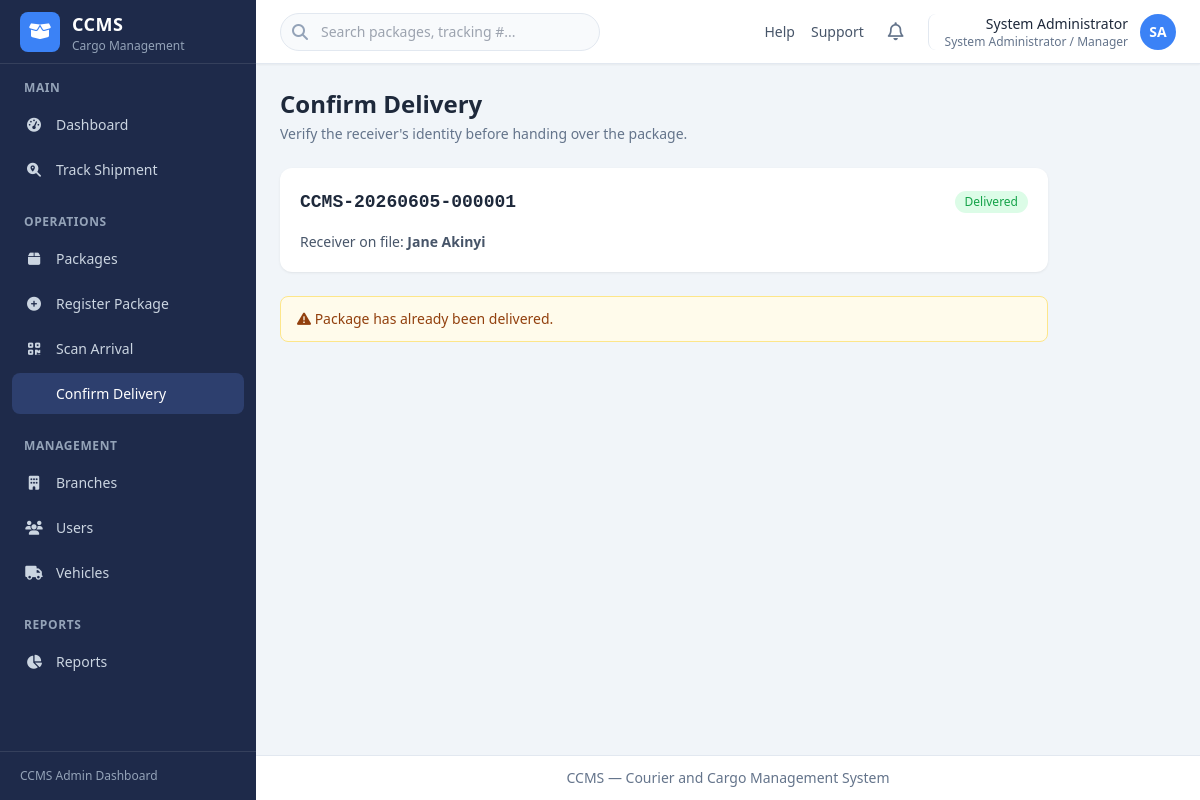
Page /operations/confirm-delivery/CCMS-20260605-000001/ (signed in) on the committed database.
### account/models.py (models this page shows, shortened)
class User(AbstractUser):
    full_name = models.CharField(max_length=255)
    phone_number = models.CharField(max_length=20, blank=True)
    role = models.CharField(
        max_length=20,
        choices=UserRole.choices,
        default=UserRole.BRANCH_OFFICER,
    )
    status = models.CharField(
        max_length=20,
        choices=UserStatus.choices,
        default=UserStatus.ACTIVE,
    )
    branch = models.ForeignKey(
        'ccms_app.Branch',
        on_delete=models.SET_NULL,
        null=True,
        blank=True,
        related_name='staff',
    )
    class Meta:
        ordering = ['full_name']
    @property
    def is_admin_manager(self):
        return self.role == UserRole.ADMIN_MANAGER
    @property
    def role_label(self):
        return self.get_role_display()
    def get_initials(self):
        parts = self.full_name.strip().split()
        if len(parts) >= 2:
            return (parts[0][0] + parts[-1][0]).upper()
        if parts:
            return parts[0][0].upper()
        return self.username[:1].upper()

### ccms_app/models.py (models this page shows, shortened)
class Package(models.Model):
    tracking_number = models.CharField(max_length=30, unique=True, editable=False)
    sender_full_name = models.CharField(max_length=255)
    sender_id_number = models.CharField(max_length=50)
    sender_phone = models.CharField(max_length=20)
    receiver_full_name = models.CharField(max_length=255)
    receiver_id_number = models.CharField(max_length=50)
    receiver_phone = models.CharField(max_length=20)
    package_type = models.CharField(max_length=20, choices=PackageType.choices)
    description = models.TextField(blank=True)
    quantity = models.PositiveIntegerField(default=1)
    weight = models.DecimalField(max_digits=10, decimal_places=2)
    origin_branch = models.ForeignKey(
        Branch,
        on_delete=models.PROTECT,
        related_name='outgoing_packages',
    )
    destination_branch = models.ForeignKey(
        Branch,
        on_delete=models.PROTECT,
        related_name='incoming_packages',
    )
    assigned_vehicle = models.ForeignKey(
        Vehicle,
        on_delete=models.SET_NULL,
        null=True,
        blank=True,
        related_name='shipments',
    )
    transport_fee = models.DecimalField(max_digits=12, decimal_places=2)
    status = models.CharField(
        max_length=30,
        choices=PackageStatus.choices,
        default=PackageStatus.REGISTERED,
    )
    registered_by = models.ForeignKey(
        settings.AUTH_USER_MODEL,
        on_delete=models.PROTECT,
        related_name='registered_packages',
    )
    registered_at = models.DateTimeField(auto_now_add=True)
    received_by = models.ForeignKey(
        settings.AUTH_USER_MODEL,
        on_delete=models.SET_NULL,
        null=True,
        blank=True,
        related_name='received_packages',
    )
    received_at_branch = models.ForeignKey(
        Branch,
        on_delete=models.SET_NULL,
        null=True,
        blank=True,
        related_name='received_packages',
    )
    arrived_at = models.DateTimeField(null=True, blank=True)
    delivered_by = models.ForeignKey(
        settings.AUTH_USER_MODEL,
        on_delete=models.SET_NULL,
        null=True,
        blank=True,
        related_name='delivered_packages',
    )
    delivered_at = models.DateTimeField(null=True, blank=True)
    delivery_receiver_id_number = models.CharField(max_length=50, blank=True)
    created_at = models.DateTimeField(auto_now_add=True)
    updated_at = models.DateTimeField(auto_now=True)
    class Meta:
        ordering = ['-registered_at']
    @property
    def status_label(self):
        return self.get_status_display()
    @property
    def status_css_class(self):
        mapping = {
            PackageStatus.REGISTERED: 'registered',
            PackageStatus.READY_FOR_DISPATCH: 'ready',
            PackageStatus.IN_TRANSIT: 'in-transit',
            PackageStatus.ARRIVED: 'arrived',
            PackageStatus.READY_FOR_PICKUP: 'ready',
            PackageStatus.DELIVERED: 'delivered',
            PackageStatus.CANCELLED: 'cancelled',
        }
        return mapping.get(self.status, 'registered')

### ccms_app/views_operations.py (the view, shortened to what this page needs)
# urls.py: path('operations/confirm-delivery/<str:tracking_number>/', views_operations.delivery_confirm, name='delivery_confirm'),
@login_required
def delivery_confirm(request, tracking_number):
    package = get_package_by_tracking(tracking_number)
    allowed, error = can_confirm_delivery(request.user, package)
    if not package:
        messages.error(request, 'No package found with that tracking number.')
        return redirect('ccms_app:confirm_delivery_lookup')
    form = DeliveryVerificationForm(request.POST or None)
    return render(request, 'ccms_app/operations/delivery_confirm.html', {
        'active_nav': 'confirm_delivery',
        'package': package,
        'form': form,
        'can_confirm': allowed,
        'error_message': error,
    })

### ccms_app/forms.py
class DeliveryVerificationForm(forms.Form):
    receiver_id_number = forms.CharField(
        max_length=50,
        label='Receiver ID / Passport',
        widget=forms.TextInput(attrs={'class': INPUT_CLASS}),
    )
    receiver_full_name = forms.CharField(
        max_length=255,
        label='Receiver full name',
        widget=forms.TextInput(attrs={'class': INPUT_CLASS}),
    )
    receiver_phone = forms.CharField(
        max_length=20,
        label='Receiver phone number',
        widget=forms.TextInput(attrs={'class': INPUT_CLASS, 'placeholder': '+254...'}),
    )

### ccms_app/services.py (called while the page is built, shortened)
def get_package_by_tracking(tracking_number):
    if not tracking_number:
        return None
    return (
        Package.objects
        .select_related('origin_branch', 'destination_branch', 'registered_by')
        .filter(tracking_number__iexact=tracking_number.strip())
        .first()
    )

def can_confirm_delivery(user, package):
    if not package:
        return False, 'Package not found.'
    if package.status == PackageStatus.DELIVERED:
        return False, 'Package has already been delivered.'

### templates/ccms_app/operations/delivery_confirm.html (shortened to what this page needs)
{% extends "base.html" %}
{% block page_header %}
<div class="mb-6">
    <h1 class="text-2xl font-bold text-slate-800">Confirm Delivery</h1>
    <p class="mt-1 text-sm text-slate-500">Verify the receiver's identity before handing over the package.</p>
</div>
{% endblock %}
{% block content %}
<div class="max-w-3xl space-y-6">
    <div class="dashboard-card">
        <div class="mb-4 flex items-center justify-between">
            <p class="font-mono text-lg font-bold text-slate-800">{{ package.tracking_number }}</p>
            <span class="status-badge status-{{ package.status_css_class }}">{{ package.status_label }}</span>
        </div>
        <p class="text-sm text-slate-600">
            Receiver on file: <strong>{{ package.receiver_full_name }}</strong>
        </p>
    </div>
    {% if not can_confirm %}
    <div class="rounded-lg border border-amber-200 bg-amber-50 px-4 py-3 text-sm text-amber-800">
        <i class="fa-solid fa-triangle-exclamation"></i> {{ error_message }}
    </div>
    {% endif %}
</div>
{% endblock %}

### templates/includes/header.html (shortened to what this page needs)
<header class="sticky top-0 z-20 flex h-16 items-center justify-between border-b border-slate-200 bg-white px-4 shadow-sm md:px-6">
    <div class="flex items-center gap-4">
        <div class="relative hidden sm:block">
            <i class="fa-solid fa-search absolute left-3 top-1/2 -translate-y-1/2 text-slate-400"></i>
            <input type="search" placeholder="Search packages, tracking #..."
                   class="w-64 rounded-full border border-slate-200 bg-slate-50 py-2 pl-10 pr-4 text-sm focus:border-brand focus:outline-none focus:ring-1 focus:ring-brand md:w-80">
        </div>
    </div>
    <div class="flex items-center gap-2 md:gap-4">
        <nav class="hidden items-center gap-4 text-sm text-slate-600 md:flex">
            <a href="#" class="hover:text-brand">Help</a>
            <a href="#" class="hover:text-brand">Support</a>
        </nav>
        <button type="button" class="rounded-lg p-2 text-slate-500 hover:bg-slate-100" title="Notifications">
            <i class="fa-regular fa-bell text-lg"></i>
        </button>
        <div class="relative" id="user-menu-wrapper">
            <button type="button" id="user-menu-toggle"
                    class="flex items-center gap-3 rounded-lg border-l border-slate-200 pl-3 hover:bg-slate-50 md:pl-4">
                <div class="hidden text-right sm:block">
                    <p class="text-sm font-medium text-slate-800">{{ user.full_name }}</p>
                    <p class="text-xs text-slate-500">{{ user.role_label }}</p>
                </div>
                <div class="flex h-9 w-9 items-center justify-center rounded-full bg-brand text-sm font-semibold text-white">
                    {{ user.get_initials }}
                </div>
            </button>
        </div>
    </div>
</header>

### static/css/dashboard.css (style rules this page uses)
.dashboard-card { background-color: #ffffff; border-radius: 0.75rem; padding: 1.25rem; box-shadow: 0 1px 3px 0 rgb(0 0 0 / 0.06), 0 1px 2px -1px rgb(0 0 0 / 0.06); }
.status-badge { display: inline-block; padding: 0.125rem 0.625rem; border-radius: 9999px; font-size: 0.75rem; font-weight: 500; }
.status-delivered { background-color: #dcfce7; color: #16a34a; }

### rows in the picture
User: full_name "System Administrator", role_label "System Administrator / Manager", get_initials "SA"
Package: tracking_number "CCMS-20260605-000001", status_label "Delivered", receiver_full_name "Jane Akinyi"

### other values in the picture
{{ error_message }} "Package has already been delivered."
